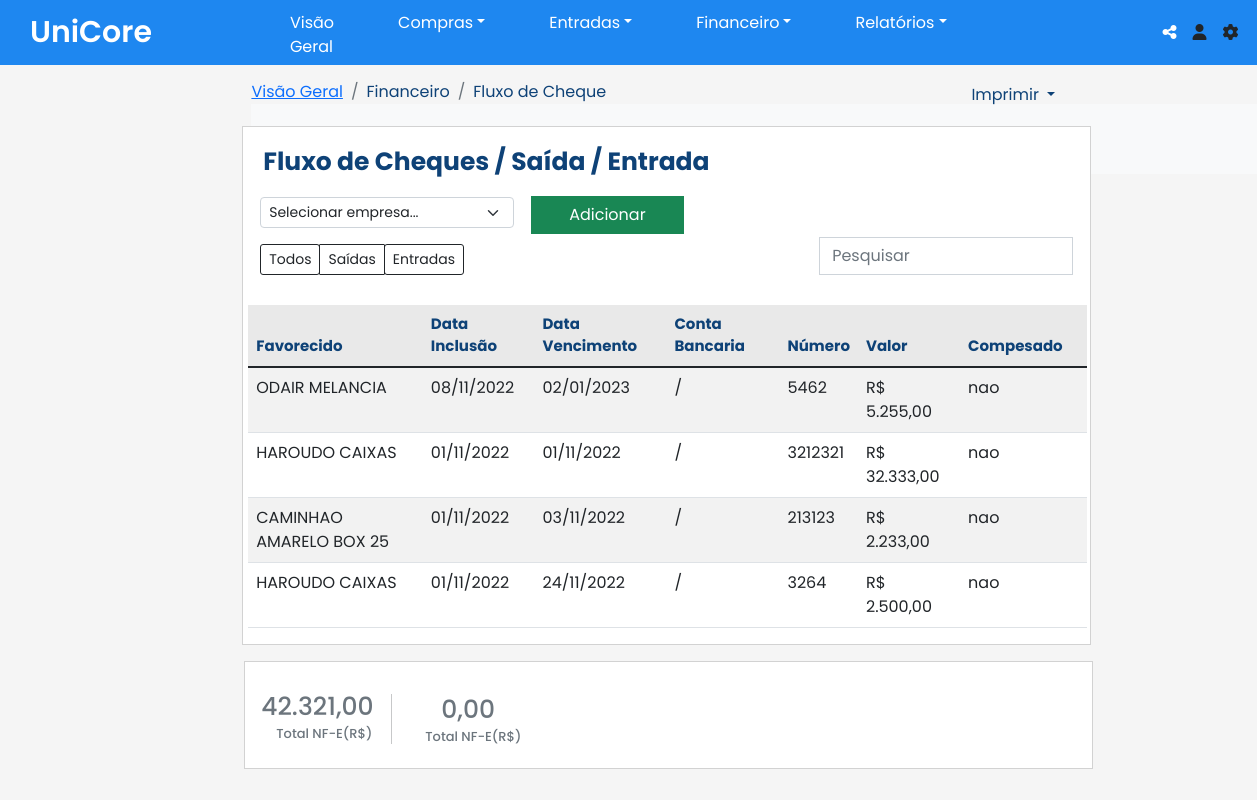
The page /unicoreback/fluxo_de_cheque.php on the database its author committed.
### tables this page shows
CREATE TABLE IF NOT EXISTS `fluxodecheque` (
  `id` int(11) NOT NULL AUTO_INCREMENT,
  `destino` varchar(50) NOT NULL,
  `data` date NOT NULL,
  `vencimento` date NOT NULL,
  `conta` varchar(80) NOT NULL,
  `numero` varchar(15) NOT NULL,
  `valor` double NOT NULL,
  `compensado` varchar(10) NOT NULL,
  `obeservacao` varchar(500) NOT NULL,
  PRIMARY KEY (`id`)
);

### unicoreback/fluxo_de_cheque.php (the view, shortened to what this page needs)
<?php
include('includes/conexao.php');
include('includes/html.php');
include('includes/header.php');
?>
<div class="MENU" style=" margin-top: 15px; margin-left: 20%;  ">
  <ol class="breadcrumb">
    <li class="breadcrumb-item active"  aria-current="page" style="color: #0e4277; !important"><a href="home.php">Visão Geral</a></li>
    <li class="breadcrumb-item active" aria-current="page" style="color: #0e4277; !important">Financeiro</li>
    <li class="breadcrumb-item active" aria-current="page" style="color: #0e4277; !important">Fluxo de Cheque</li>
    <nav class="navbar navbar-expand-lg bg-light">
        <li class="nav-item dropdown">
          <a class="nav-link dropdown-toggle" href="#" role="button" data-bs-toggle="dropdown" aria-expanded="false" style= "color:#0e4277; margin-left: 720px; margin-top: -3.5rem; !important ">
           Imprimir
          </a>
        </li>
</nav>
  </ol>
  </div>
<main style="margin-top:-5rem; margin-left: 18%;  ">
<div class="card" style="width: 85%; border-radius: 0px;">
        <h1 style="font-size:25px; margin:20px; margin-left: 20px; font-weight: bold; color:#0e4277;"> Fluxo de Cheques / Saída / Entrada</h1>
        <select class="form-select form-select-sm" aria-label=".form-select-sm example" style="width: 30%; margin-left: 2%;">
  <option selected>Selecionar empresa...</option>
</select>
<button type="button" class="btn btn-success"  data-toggle="modal" data-target="#financeasa"style="margin-left:34%; margin-top:-2rem; width:18%; padding: -1.8rem;">Adicionar</button>
        <div class="btn-group btn-group-sm" role="group" aria-label="Small button group" style="width: 10px; margin-top: 10px; margin-left: 2%; ">
  <button type="button" class="btn btn-outline-dark" style="border-radius: 3px; !important" >Todos</button>
  <button type="button" class="btn btn-outline-dark" style="border-radius: 1px; !important">Saídas</button>
  <button type="button" class="btn btn-outline-dark" style="border-radius: 3px; !important">Entradas</button>
</div>
<div class="pesquisar"style="margin-top: -2.4rem;">
<form class="form-inline my-2 my-lg-0" style="width: 30%; display:flex; margin-left: 68%;  ">
      <input class="form-control mr-sm-2" type="search" placeholder="Pesquisar" aria-label="Pesquisar" style="border-radius:0px; !importat">
    </form>
    </div>
            <table class=" table table-striped table-hover  " style="width: 99%; margin-top: 30px; margin-left: 5px; ">
            <?php
                $query = "SELECT * FROM fluxodecheque";
                $query_run = mysqli_query($con, $query);
                  ?>
                        <thead>
                            <tr style="background:#E9E9E9;font-weight: 700;font-style: normal;font-size: 15px;">
                            <th scope="col" style="color:#0e4277;">Favorecido </th>
                            <th scope="col" style="color:#0e4277;">Data Inclusão</th>
                            <th scope="col" style="color:#0e4277;">Data Vencimento</th>
                            <th scope="col" style="color:#0e4277;">Conta Bancaria</th>
                            <th scope="col" style="color:#0e4277;">Número</th>
                            <th scope="col" style="color:#0e4277;">Valor </th>
                            <th style="color:#0e4277;">Compesado</th>
                            <th ></th>
                            </tr>
                        </thead>
                        <tbody class="table-group-divider">
                          <?php
                          $vlHoje = 0;
                          $vlTotal = 0;
                          if(mysqli_num_rows($query_run) > 0)
                          {
                              while($row = mysqli_fetch_assoc($query_run))
                              {
                              echo'<tr>';
                                  echo '<td>' . $row['destino'] . '</td>';
                                  echo '<td>' . date('d/m/Y', strtotime($row['data'])) . '</td>';
                                  echo '<td>' . date('d/m/Y', strtotime($row['vencimento'])) . '</td>';
                                  echo '<td>' .  $row['conta'] .  '</td>';
                                  echo '<td>' . $row['numero'] . '</td>';
                                  echo '<td>R$ ' . number_format($row['valor'], 2, ",", ".") . '</td>';
                                  echo '<td>' . $row['compensado'] . '</td>';
                                  echo '<td></td>';
                              echo'</tr>';
                              $vlTotal += $row['valor'];
                              }
                            }
                            ?>
                        </tbody>
                        </table>
</div>
<div class="card" style=" margin-left:250px; width:85%; border-radius:0; margin:2px; margin-top:1rem; ">
<div class="card-body" style=" margin-top: 10px; !important">
    <h6 class="card-subtitle mb-2 text-muted" style=" font-size: 25px "><?php echo number_format($vlTotal, 2, ",", ".");?></h6>
    <h5 class="card-subtitle mb-2 text-muted" style=" font-size: 13px;margin-left: 15px; ">Total NF-E(R$)</h5>
    <div class="d-flex" style=" margin-top: -55px;margin-left: 130px;height: 50px;">
    </div>
    <div class="card2" style="margin-left:180px;margin-top:-3.6rem;">
    <h6 class="card-subtitle mb-2 text-muted" style=" font-size: 25px "><?php echo number_format($vlHoje, 2, ",", ".");?></h6>
    <h5 class="card-subtitle mb-2 text-muted" style=" font-size: 13px;margin-left: -1rem; ">Total NF-E(R$)</h5>
    </div>
</div>
                        </main>

### unicoreback/styles/imports.css (style rules this page uses)
* { margin: 0; padding: 0; box-sizing: border-box; font-family:Arial, Helvetica, sans-serif; font-family: 'Poppins', sans-serif; }

### unicoreback/styles/pesquisar.css (style rules this page uses)
* { margin: 0; padding: 0; box-sizing: border-box; font-family:Arial, Helvetica, sans-serif; font-family: 'Poppins', sans-serif; }

### unicoreback/styles/global.css (style rules this page uses)
* { margin: 0; padding: 0; box-sizing: border-box; font-family:Arial, Helvetica, sans-serif; font-family: 'Poppins', sans-serif; }
main { padding: 1rem; background: #f5f5f5; }
button { color:#1e87f0 ; font-size: 15px; display: flex; border: none; padding: 4px; border-radius: 4px; justify-content: center; cursor: pointer; margin-left: 2em; }

### unicoreback/styles/header.css (style rules this page uses)
* { margin: 0; padding: 0; box-sizing: border-box; font-family:Arial, Helvetica, sans-serif; font-family: 'Poppins', sans-serif; }

### unicoreback/styles/about.css (style rules this page uses)
* { margin: 0; padding: 0; box-sizing: border-box; font-family:Arial, Helvetica, sans-serif; font-family: 'Poppins', sans-serif; }

### unicoreback/styles/sales.css (style rules this page uses)
* { margin: 0; padding: 0; box-sizing: border-box; font-family:Arial, Helvetica, sans-serif; font-family: 'Poppins', sans-serif; }

### unicoreback/styles/style.css (style rules this page uses)
* { margin: 0; padding: 0; box-sizing: border-box; font-family:Arial, Helvetica, sans-serif; font-family: 'Poppins', sans-serif; }
nav { display: flex; height: 70px; width: 100%; background-color:#1e87f0 ; align-items: center; justify-content: space-between; padding: 0 40px 0 30px; }
button { color:#1e87f0 ; font-size: 15px; display: flex; border: none; padding: 4px; border-radius: 4px; width: 8rem; justify-content: center; cursor: pointer; margin-left: 2em; }

### rows shown on the page
fluxodecheque: destino "ODAIR MELANCIA", data "08/11/2022", vencimento "02/01/2023", conta "/", numero "5462", valor "5.255,00", compensado "nao"
fluxodecheque: destino "HAROUDO CAIXAS", data "01/11/2022", vencimento "01/11/2022", conta "/", numero "3212321", valor "32.333,00", compensado "nao"
fluxodecheque: destino "CAMINHAO AMARELO BOX 25", data "01/11/2022", vencimento "03/11/2022", conta "/", numero "213123", valor "2.233,00", compensado "nao"
fluxodecheque: destino "HAROUDO CAIXAS", data "01/11/2022", vencimento "24/11/2022", conta "/", numero "3264", valor "2.500,00", compensado "nao"

### other values the page prints
$vlTotal "42.321,00"
$vlHoje "0,00"
